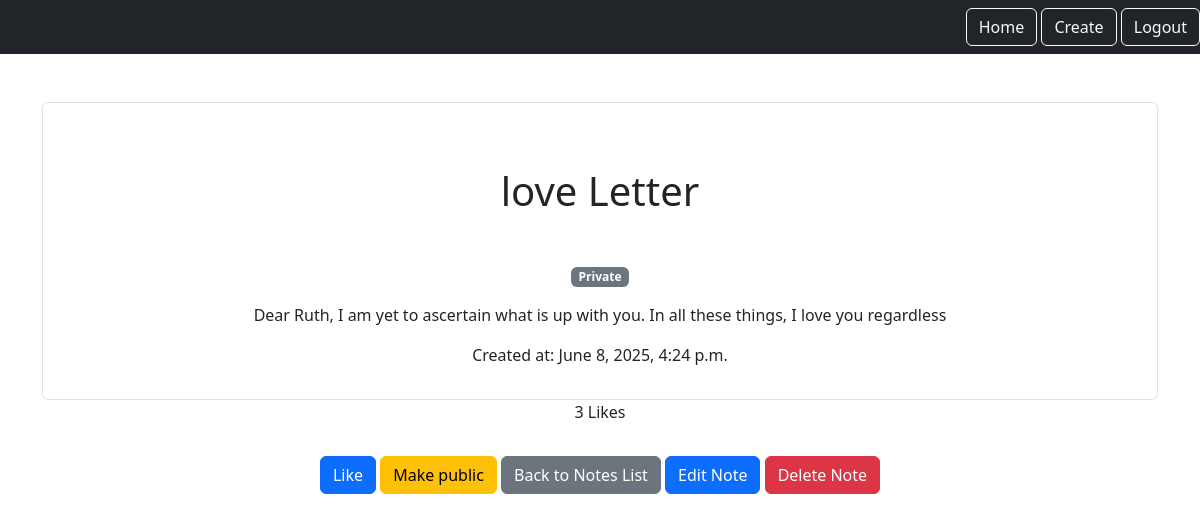
The page /smart/notes/1/ (signed in) on the database its author committed.
### notes/models.py (models this page shows)
class Note(models.Model):
    title = models.CharField(max_length=200, verbose_name='Title of the Note')
    content = models.TextField(verbose_name='Content of the Note')
    created_at = models.DateTimeField(auto_now_add=True, verbose_name='Creation Date')
    number_of_likes = models.PositiveSmallIntegerField(default=0, verbose_name='Number of Likes')
    user = models.ForeignKey(User, on_delete=models.CASCADE, related_name='notes', verbose_name='Author')
    is_public = models.BooleanField(default=True, verbose_name='Is Public')

### notes/views.py (the view)
# urls.py: path('notes/<int:pk>/', views.NotesDetailView.as_view(), name='note_detail'),
class NotesDetailView(LoginRequiredMixin, DetailView):
    model = Note
    context_object_name = "note"

### notes/templates/notes/note_detail.html (shortened to what this page needs)
{% extends "base.html" %}
{% block content %}
    <div class="border rounded p-3">
        <h1 class="my-5">{{note.title}}</h1>
        <p class="text-muted">
            {% if note.is_public %}
                <span class="badge bg-success">Public</span>
            {% else %}
                <span class="badge bg-secondary">Private</span>
            {% endif %}
        </p>
        <p>{{note.content}}</p>
        <p>Created at: {{note.created_at}}</p>
    </div>
    <p>{{ note.number_of_likes }} Likes</p>
    <form method="POST", action="{% url 'note_like' pk=note.id %}" class="d-inline">
        <button type="submit" class="btn btn-primary my-3" id="like-btn">Like</button>
    </form>
    <form method="POST" action="{% url 'toggle_public' pk=note.id %}" class="d-inline">
        <button type="submit" class="btn btn-warning my-3">
            {% if note.is_public %} Make private {% else %} Make public {% endif %}
        </button>
    </form>
    <a href="{% url 'notes_list' %}" class="btn btn-secondary my-3">Back to Notes List</a>
    <a href="{% url 'note_update' pk=note.id %}" class="btn btn-primary my-3">Edit Note</a>
    <a href="{% url 'note_delete' pk=note.id %}" class="btn btn-danger my-3">Delete Note</a>
{% endblock %}

### rows shown on the page
Note: title "love Letter", content "Dear Ruth, I am yet to ascertain what is up with you. In all these things, I love you regardless", created_at "June 8, 2025, 4:24 p.m.", number_of_likes "3"
